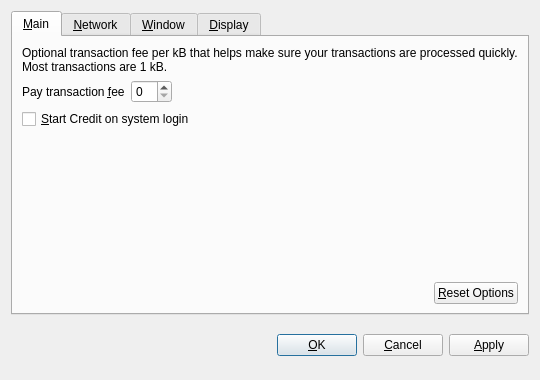
<?xml version="1.0" encoding="UTF-8"?>
<ui version="4.0">
 <class>OptionsDialog</class>
 <widget class="QDialog" name="OptionsDialog">
  <property name="geometry">
   <rect>
    <x>0</x>
    <y>0</y>
    <width>540</width>
    <height>380</height>
   </rect>
  </property>
  <property name="windowTitle">
   <string>Options</string>
  </property>
  <property name="modal">
   <bool>true</bool>
  </property>
  <layout class="QVBoxLayout" name="verticalLayout">
   <item>
    <widget class="QTabWidget" name="tabWidget">
     <property name="tabPosition">
      <enum>QTabWidget::North</enum>
     </property>
     <property name="currentIndex">
      <number>0</number>
     </property>
     <widget class="QWidget" name="tabMain">
      <attribute name="title">
       <string>&amp;Main</string>
      </attribute>
      <layout class="QVBoxLayout" name="verticalLayout_Main">
       <item>
        <widget class="QLabel" name="transactionFeeInfoLabel">
         <property name="text">
          <string>Optional transaction fee per kB that helps make sure your transactions are processed quickly. Most transactions are 1 kB.</string>
         </property>
         <property name="textFormat">
          <enum>Qt::PlainText</enum>
         </property>
         <property name="wordWrap">
          <bool>true</bool>
         </property>
        </widget>
       </item>
       <item>
        <layout class="QHBoxLayout" name="horizontalLayout_1_Main">
         <item>
          <widget class="QLabel" name="transactionFeeLabel">
           <property name="text">
            <string>Pay transaction &amp;fee</string>
           </property>
           <property name="textFormat">
            <enum>Qt::PlainText</enum>
           </property>
           <property name="buddy">
            <cstring>transactionFee</cstring>
           </property>
          </widget>
         </item>
         <item>
          <widget class="BitcoinAmountField" name="transactionFee"/>
         </item>
         <item>
          <spacer name="horizontalSpacer_1_Main">
           <property name="orientation">
            <enum>Qt::Horizontal</enum>
           </property>
           <property name="sizeHint" stdset="0">
            <size>
             <width>40</width>
             <height>20</height>
            </size>
           </property>
          </spacer>
         </item>
        </layout>
       </item>
       <item>
        <widget class="QCheckBox" name="bitcoinAtStartup">
         <property name="toolTip">
          <string>Automatically start Credit after logging in to the system.</string>
         </property>
         <property name="text">
          <string>&amp;Start Credit on system login</string>
         </property>
        </widget>
       </item>
       <item>
        <spacer name="verticalSpacer_Main">
         <property name="orientation">
          <enum>Qt::Vertical</enum>
         </property>
         <property name="sizeHint" stdset="0">
          <size>
           <width>20</width>
           <height>40</height>
          </size>
         </property>
        </spacer>
       </item>
       <item>
        <layout class="QHBoxLayout" name="horizontalLayout_2_Main">
         <item>
          <spacer name="horizontalSpacer_2_Main">
           <property name="orientation">
            <enum>Qt::Horizontal</enum>
           </property>
           <property name="sizeHint" stdset="0">
            <size>
             <width>40</width>
             <height>20</height>
            </size>
           </property>
          </spacer>
         </item>
         <item>
          <widget class="QPushButton" name="resetButton">
           <property name="toolTip">
            <string>Reset all client options to default.</string>
           </property>
           <property name="text">
            <string>&amp;Reset Options</string>
           </property>
           <property name="autoDefault">
            <bool>false</bool>
           </property>
          </widget>
         </item>
        </layout>
       </item>
      </layout>
     </widget>
     <widget class="QWidget" name="tabNetwork">
      <attribute name="title">
       <string>&amp;Network</string>
      </attribute>
      <layout class="QVBoxLayout" name="verticalLayout_Network">
       <item>
        <widget class="QCheckBox" name="mapPortUpnp">
         <property name="toolTip">
          <string>Automatically open the Credit client port on the router. This only works when your router supports UPnP and it is enabled.</string>
         </property>
         <property name="text">
          <string>Map port using &amp;UPnP</string>
         </property>
        </widget>
       </item>
       <item>
        <widget class="QCheckBox" name="connectSocks">
         <property name="toolTip">
          <string>Connect to the Credit network through a SOCKS proxy (e.g. when connecting through Tor).</string>
         </property>
         <property name="text">
          <string>&amp;Connect through SOCKS proxy:</string>
         </property>
        </widget>
       </item>
       <item>
        <layout class="QHBoxLayout" name="horizontalLayout_Network">
         <item>
          <widget class="QLabel" name="proxyIpLabel">
           <property name="text">
            <string>Proxy &amp;IP:</string>
           </property>
           <property name="textFormat">
            <enum>Qt::PlainText</enum>
           </property>
           <property name="buddy">
            <cstring>proxyIp</cstring>
           </property>
          </widget>
         </item>
         <item>
          <widget class="QValidatedLineEdit" name="proxyIp">
           <property name="maximumSize">
            <size>
             <width>140</width>
             <height>16777215</height>
            </size>
           </property>
           <property name="toolTip">
            <string>IP address of the proxy (e.g. 127.0.0.1)</string>
           </property>
          </widget>
         </item>
         <item>
          <widget class="QLabel" name="proxyPortLabel">
           <property name="text">
            <string>&amp;Port:</string>
           </property>
           <property name="textFormat">
            <enum>Qt::PlainText</enum>
           </property>
           <property name="buddy">
            <cstring>proxyPort</cstring>
           </property>
          </widget>
         </item>
         <item>
          <widget class="QLineEdit" name="proxyPort">
           <property name="maximumSize">
            <size>
             <width>55</width>
             <height>16777215</height>
            </size>
           </property>
           <property name="toolTip">
            <string>Port of the proxy (e.g. 9050)</string>
           </property>
          </widget>
         </item>
         <item>
          <widget class="QLabel" name="socksVersionLabel">
           <property name="text">
            <string>SOCKS &amp;Version:</string>
           </property>
           <property name="textFormat">
            <enum>Qt::PlainText</enum>
           </property>
           <property name="buddy">
            <cstring>socksVersion</cstring>
           </property>
          </widget>
         </item>
         <item>
          <widget class="QValueComboBox" name="socksVersion">
           <property name="toolTip">
            <string>SOCKS version of the proxy (e.g. 5)</string>
           </property>
          </widget>
         </item>
         <item>
          <spacer name="horizontalSpacer_Network">
           <property name="orientation">
            <enum>Qt::Horizontal</enum>
           </property>
           <property name="sizeHint" stdset="0">
            <size>
             <width>40</width>
             <height>20</height>
            </size>
           </property>
          </spacer>
         </item>
        </layout>
       </item>
       <item>
        <spacer name="verticalSpacer_Network">
         <property name="orientation">
          <enum>Qt::Vertical</enum>
         </property>
         <property name="sizeHint" stdset="0">
          <size>
           <width>20</width>
           <height>40</height>
          </size>
         </property>
        </spacer>
       </item>
      </layout>
     </widget>
     <widget class="QWidget" name="tabWindow">
      <attribute name="title">
       <string>&amp;Window</string>
      </attribute>
      <layout class="QVBoxLayout" name="verticalLayout_Window">
       <item>
        <widget class="QCheckBox" name="minimizeToTray">
         <property name="toolTip">
          <string>Show only a tray icon after minimizing the window.</string>
         </property>
         <property name="text">
          <string>&amp;Minimize to the tray instead of the taskbar</string>
         </property>
        </widget>
       </item>
       <item>
        <widget class="QCheckBox" name="minimizeOnClose">
         <property name="toolTip">
          <string>Minimize instead of exit the application when the window is closed. When this option is enabled, the application will be closed only after selecting Quit in the menu.</string>
         </property>
         <property name="text">
          <string>M&amp;inimize on close</string>
         </property>
        </widget>
       </item>
       <item>
        <spacer name="verticalSpacer_Window">
         <property name="orientation">
          <enum>Qt::Vertical</enum>
         </property>
         <property name="sizeHint" stdset="0">
          <size>
           <width>20</width>
           <height>40</height>
          </size>
         </property>
        </spacer>
       </item>
      </layout>
     </widget>
     <widget class="QWidget" name="tabDisplay">
      <attribute name="title">
       <string>&amp;Display</string>
      </attribute>
      <layout class="QVBoxLayout" name="verticalLayout_Display">
       <item>
        <layout class="QHBoxLayout" name="horizontalLayout_1_Display">
         <item>
          <widget class="QLabel" name="langLabel">
           <property name="text">
            <string>User Interface &amp;language:</string>
           </property>
           <property name="textFormat">
            <enum>Qt::PlainText</enum>
           </property>
           <property name="buddy">
            <cstring>lang</cstring>
           </property>
          </widget>
         </item>
         <item>
          <widget class="QValueComboBox" name="lang">
           <property name="toolTip">
            <string>The user interface language can be set here. This setting will take effect after restarting Credit.</string>
           </property>
          </widget>
         </item>
        </layout>
       </item>
       <item>
        <layout class="QHBoxLayout" name="horizontalLayout_2_Display">
         <item>
          <widget class="QLabel" name="unitLabel">
           <property name="text">
            <string>&amp;Unit to show amounts in:</string>
           </property>
           <property name="textFormat">
            <enum>Qt::PlainText</enum>
           </property>
           <property name="buddy">
            <cstring>unit</cstring>
           </property>
          </widget>
         </item>
         <item>
          <widget class="QValueComboBox" name="unit">
           <property name="toolTip">
            <string>Choose the default subdivision unit to show in the interface and when sending coins.</string>
           </property>
          </widget>
         </item>
        </layout>
       </item>
       <item>
        <widget class="QCheckBox" name="displayAddresses">
         <property name="toolTip">
          <string>Whether to show Credit addresses in the transaction list or not.</string>
         </property>
         <property name="text">
          <string>&amp;Display addresses in transaction list</string>
         </property>
        </widget>
       </item>
       <item>
        <widget class="QCheckBox" name="coinControlFeatures">
         <property name="toolTip">
          <string>Whether to show coin control features or not.</string>
         </property>
         <property name="text">
          <string>Display coin &amp;control features (experts only!)</string>
         </property>
        </widget>
       </item>
       <item>
        <spacer name="verticalSpacer_Display">
         <property name="orientation">
          <enum>Qt::Vertical</enum>
         </property>
         <property name="sizeHint" stdset="0">
          <size>
           <width>20</width>
           <height>40</height>
          </size>
         </property>
        </spacer>
       </item>
      </layout>
     </widget>
    </widget>
   </item>
   <item>
    <layout class="QHBoxLayout" name="horizontalLayout_Buttons">
     <item>
      <spacer name="horizontalSpacer_1">
       <property name="orientation">
        <enum>Qt::Horizontal</enum>
       </property>
       <property name="sizeHint" stdset="0">
        <size>
         <width>40</width>
         <height>48</height>
        </size>
       </property>
      </spacer>
     </item>
     <item>
      <widget class="QLabel" name="statusLabel">
       <property name="font">
        <font>
         <weight>75</weight>
         <bold>true</bold>
        </font>
       </property>
       <property name="text">
        <string/>
       </property>
       <property name="textFormat">
        <enum>Qt::PlainText</enum>
       </property>
       <property name="wordWrap">
        <bool>true</bool>
       </property>
      </widget>
     </item>
     <item>
      <spacer name="horizontalSpacer_2">
       <property name="orientation">
        <enum>Qt::Horizontal</enum>
       </property>
       <property name="sizeHint" stdset="0">
        <size>
         <width>40</width>
         <height>48</height>
        </size>
       </property>
      </spacer>
     </item>
     <item>
      <widget class="QPushButton" name="okButton">
       <property name="text">
        <string>&amp;OK</string>
       </property>
      </widget>
     </item>
     <item>
      <widget class="QPushButton" name="cancelButton">
       <property name="text">
        <string>&amp;Cancel</string>
       </property>
       <property name="autoDefault">
        <bool>false</bool>
       </property>
      </widget>
     </item>
     <item>
      <widget class="QPushButton" name="applyButton">
       <property name="text">
        <string>&amp;Apply</string>
       </property>
       <property name="autoDefault">
        <bool>false</bool>
       </property>
      </widget>
     </item>
    </layout>
   </item>
  </layout>
 </widget>
 <customwidgets>
  <customwidget>
   <class>BitcoinAmountField</class>
   <extends>QSpinBox</extends>
   <header>bitcoinamountfield.h</header>
  </customwidget>
  <customwidget>
   <class>QValueComboBox</class>
   <extends>QComboBox</extends>
   <header>qvaluecombobox.h</header>
  </customwidget>
  <customwidget>
   <class>QValidatedLineEdit</class>
   <extends>QLineEdit</extends>
   <header>qvalidatedlineedit.h</header>
  </customwidget>
 </customwidgets>
 <resources/>
 <connections/>
</ui>
